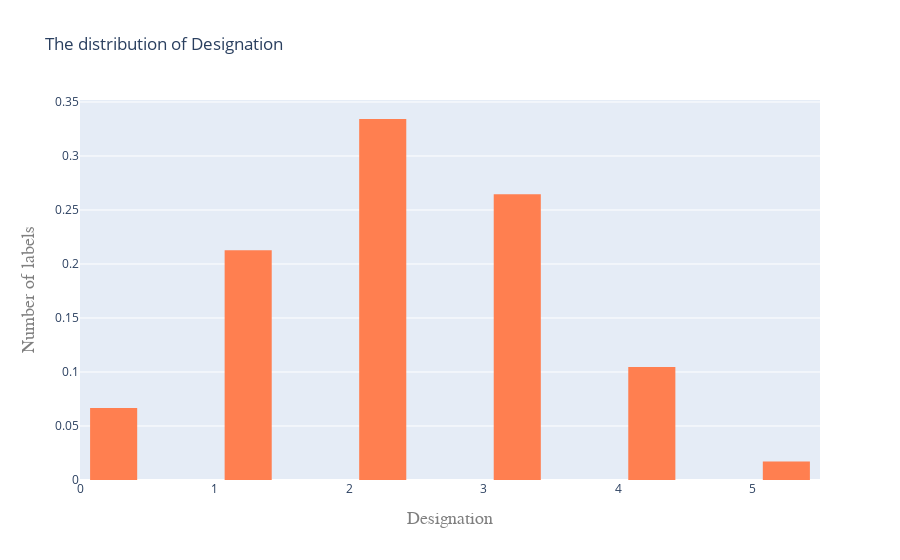

Here is the notebook cell this chart was saved with:
### Code cell
plotHist(Data_train,'Designation')

### Figure 1 — Plotly figure (JSON) as saved in the notebook; plotly's stock layout.template omitted (floating-point values rounded to 4 significant figures; data arrays with more than 128 entries replaced by an {"elided": "..."} marker saying what was removed)
{"data": [{"autobinx": false, "histnorm": "probability", "marker": {"color": "coral"}, "name": "Histogram", "type": "histogram", "x": {"elided": "18590 int values"}, "xbins": {"end": 6, "size": 0.5, "start": -1}}], "layout": {"bargroupgap": 0.3, "title": {"text": "The distribution of Designation"}, "xaxis": {"title": {"font": {"color": "#7f7f7f", "family": "Courier New, monospace", "size": 18}, "text": "Designation"}}, "yaxis": {"title": {"font": {"color": "#7f7f7f", "family": "Courier New, monospace", "size": 18}, "text": "Number of labels"}}}}
